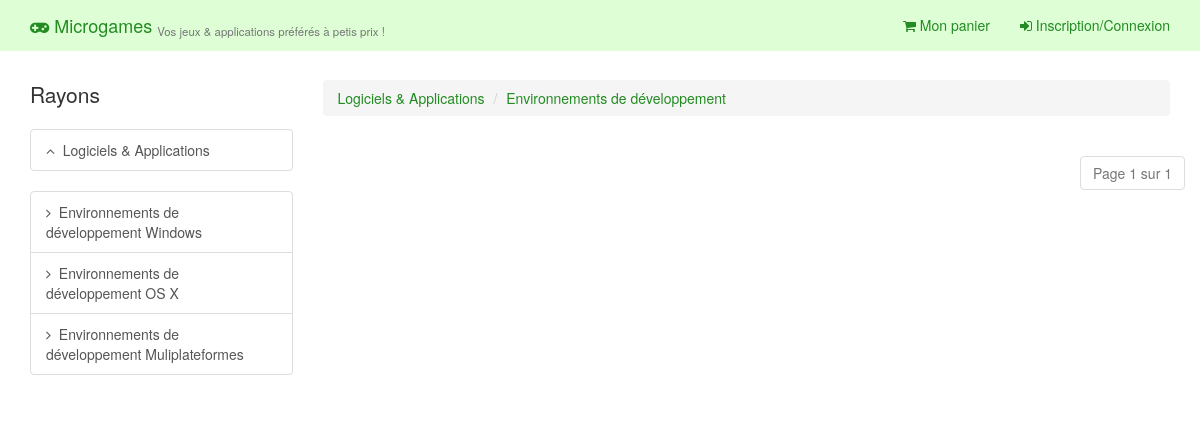
The app's page /category/6 with its own data.
### commerce/models.py (models this page shows, shortened)
class Category(models.Model):
    name = models.CharField(max_length=150, verbose_name="Nom de la catégorie")
    short_desc = models.CharField(max_length=150, verbose_name="Description courte",blank=True)
    parent_category = models.ForeignKey("Category", null=True, blank=True, verbose_name="Catégorie parente")
    class Meta:
        verbose_name ='Catégorie de produits'
        verbose_name_plural = 'Catégories de produits'
    def breadcrum(self):
        breadcrum = []
        breadcrum.append(self)
        while self.parent_category:
            breadcrum.insert(0,self.parent_category)
            self = self.parent_category
        return breadcrum
    def childs_categories(self):
        childs = Category.objects.filter(parent_category_id__exact=self.id)
        return childs
    def all_products(self):
        next_main_category = Category.objects.filter(id__gt=self.id,parent_category_id=None).order_by('id').first()
        if not next_main_category:
            products = Products.objects.filter(category_id__gte=(self.id))
        else:
            products = Products.objects.filter(category_id__range=(self.id,next_main_category.id-1))
        return products

### commerce/views.py (the view)
# urls.py: url(r'^category/(?P<category_id>\d+)$', 'commerce.views.display_category', name='display_category'),
def display_category(request, category_id):
    category = get_object_or_404(Category, pk=category_id)
    product_list = category.all_products()
    paginator = Paginator(product_list, 12)
    page = request.GET.get('page')
    try:
        products = paginator.page(page)
    except PageNotAnInteger:
        products = paginator.page(1)
    except EmptyPage:
        products = paginator.page(paginator.num_pages)
    return render(request, 'category.html', {'category': category, 'products': products})

### commerce/templates/category.html (shortened to what this page needs)
{% extends "base.html" %}
{% block body %}
    <div class="row">
            <div class="col-md-3">
                <p class="lead">Rayons</p>
                <div class="list-group">
                    {% if category.parent_category %}
                        <a href="{% url 'commerce:display_category' category.parent_category.id %}" class="list-group-item"><i class="fa fa-angle-up"></i>&nbsp; {{ category.parent_category.name }}</a>
                    {% else %}
                        <a href="{% url 'commerce:root' %}" class="list-group-item"><i class="fa fa-home"></i>&nbsp; Accueil du site</a>
                    {% endif %}
                </div>
                <div class="list-group">
                    {% for category in category.childs_categories %}
                        <a href="{% url 'commerce:display_category' category.id %}" class="list-group-item"><i class="fa fa-angle-right"></i>&nbsp; {{ category.name }}</a>
                    {% endfor %}
                </div>
            </div>
            <div class="col-md-9">
                <ol class="breadcrumb">
                    {% for category in category.breadcrum %}
                        <li><a href="{% url 'commerce:display_category' category.id %}">{{ category.name }}</a></li>
                    {% endfor %}
                </ol>
                <div class="row pull-right">
                    <nav>
                        <ul class="pagination">
                            <li class="disabled"><a href="#">Page {{ products.number }} sur {{ products.paginator.num_pages }}</a></li>
                        </ul>
                    </nav>
                </div>
            </div>
        </div>
{% endblock %}

### commerce/static/css/app.css (style rules this page uses)
a { color: forestgreen; }

### records on screen
Category: parent_category.name "Logiciels & Applications", name "Environnements de développement"
Category: name "Environnements de développement Windows"
Category: name "Environnements de développement OS X"
Category: name "Environnements de développement Muliplateformes"
Category: name "Logiciels & Applications"

### other values on screen
{{ products.number }} "1"
{{ products.paginator.num_pages }} "1"
